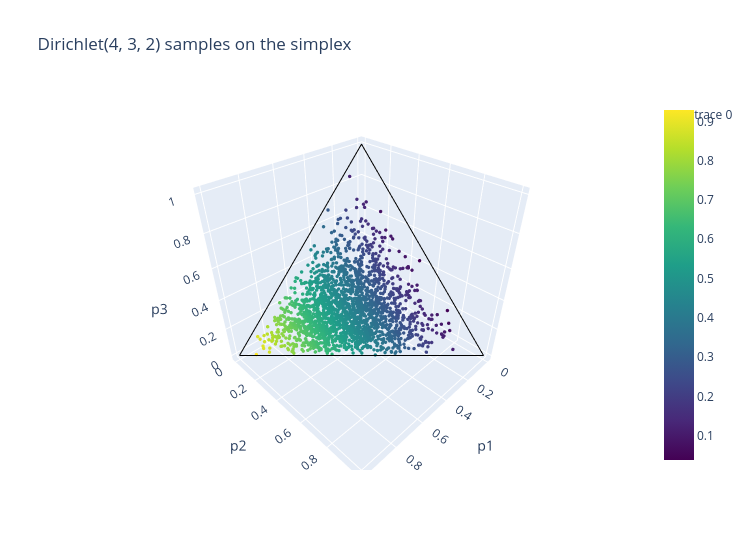

Notebook cell for this chart:
### Markdown cell above
### 8.3 Interactive Plotly version of the samples

### Code cell
fig = go.Figure(go.Scatter3d(x=samples3[:, 0], y=samples3[:, 1], z=samples3[:, 2], mode="markers", marker=dict(size=2, color=samples3[:, 0], colorscale="Viridis", showscale=True)))
fig.add_trace(go.Scatter3d(x=[1, 0, 0, 1], y=[0, 1, 0, 0], z=[0, 0, 1, 0], mode="lines", line=dict(color="black"), showlegend=False))
fig.update_layout(title="Dirichlet(4, 3, 2) samples on the simplex", width=750, height=550, scene=dict(xaxis_title="p1", yaxis_title="p2", zaxis_title="p3"))
fig.show()

### Figure 1 — Plotly figure (JSON) as saved in the notebook; plotly's stock layout.template omitted (floating-point values rounded to 4 significant figures; data arrays with more than 128 entries replaced by an {"elided": "..."} marker saying what was removed)
{"data": [{"marker": {"color": {"elided": "2000 float values"}, "colorscale": [[0.0, "#440154"], [0.1111, "#482878"], [0.2222, "#3e4989"], [0.3333, "#31688e"], [0.4444, "#26828e"], [0.5556, "#1f9e89"], [0.6667, "#35b779"], [0.7778, "#6ece58"], [0.8889, "#b5de2b"], [1.0, "#fde725"]], "showscale": true, "size": 2}, "mode": "markers", "type": "scatter3d", "x": {"elided": "2000 float values"}, "y": {"elided": "2000 float values"}, "z": {"elided": "2000 float values"}}, {"line": {"color": "black"}, "mode": "lines", "showlegend": false, "type": "scatter3d", "x": [1, 0, 0, 1], "y": [0, 1, 0, 0], "z": [0, 0, 1, 0]}], "layout": {"height": 550, "scene": {"xaxis": {"title": {"text": "p1"}}, "yaxis": {"title": {"text": "p2"}}, "zaxis": {"title": {"text": "p3"}}}, "title": {"text": "Dirichlet(4, 3, 2) samples on the simplex"}, "width": 750}}
